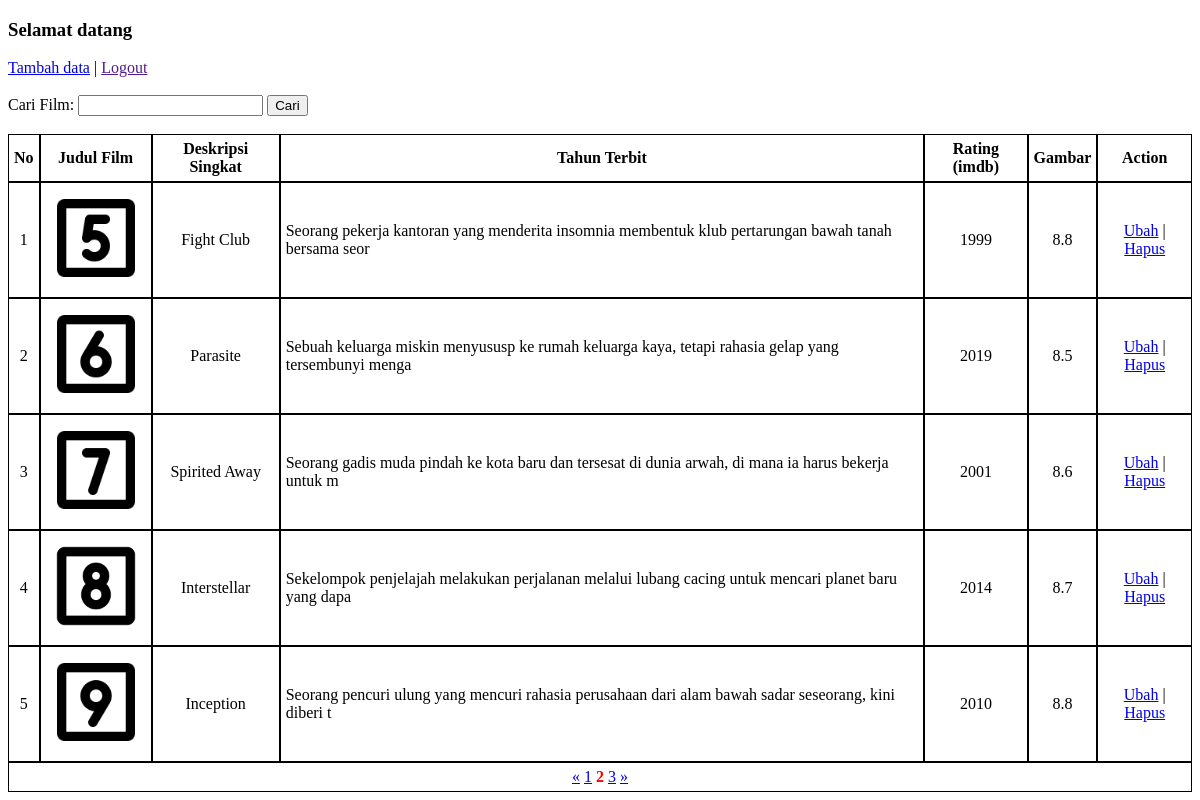
The app's page /index.php?halaman=2 with its own data.
### tables this page shows
CREATE TABLE `datafilm` (
  `id` int(11) NOT NULL,
  `namaFilm` varchar(100) DEFAULT NULL,
  `deskripsiSingkat` varchar(255) DEFAULT NULL,
  `tahunTerbit` varchar(100) DEFAULT NULL,
  `rating` varchar(100) DEFAULT NULL,
  `img` varchar(100) DEFAULT NULL
);

### controller.php (called while the page is built, shortened)
<?php
    $db = mysqli_connect( 'localhost', 'root', '', 'film_library' );
    function query( $query ){
        global $db;
        $queryResult = mysqli_query( $db, $query );
        $rawDatas = [];
        while( $fetchResult = mysqli_fetch_assoc( $queryResult ) ){
            $rawDatas[] = $fetchResult;
        }
        return $rawDatas;
    }
    function index($request) {
        $limit = 5;
        if( isset($_GET['halaman']) < 1){
            $halamanAktif = 1;
        } else {
            $halamanAktif = $_GET['halaman'] ?? 1;
        }
        $index = $halamanAktif * $limit - $limit;
        $queryAllFilms = "SELECT * FROM datafilm LIMIT $index, $limit";
        $datas = query( $queryAllFilms );
        $countAllFilms = query('SELECT * FROM datafilm');
        $totalHalaman = ceil(count( $countAllFilms ) / $limit );
        $result =[ 'datas' => $datas, 'totalHalaman' => $totalHalaman, 'halamanAktif' => $halamanAktif];
        return $result;
    }
?>

### index.php (the view, shortened to what this page needs)
<?php
    require 'controller.php';
    $result = index($_POST) ?? false;
    if ($result != false ){
        $datas = $result['datas'];
        $totalHalaman = $result['totalHalaman'];
        $halamanAktif = $result['halamanAktif'];
    }
?>
<!DOCTYPE html>
<html>
<head>
    <link rel="stylesheet" href="css-index.css">
</head>
<body>
    <h3> Selamat datang </h3>
    <a href="tambah.php"> Tambah data</a>
    <p style="display: inline"> | </p>
    <a href=""> Logout </a>
    <br>
    <br>
    <form method="POST" action="">
        <label for="cariData"> Cari Film: </label> <input type="text" id="cariData" name="cariData" value="<?php $key = $datas[0]['key'] ?? null; echo $key;?>">
        <button type="submit" name="cariButton"> Cari </button>
    </form>
    <br>
    <table>
        <tr>
            <th> No </th>
            <th> Judul Film </th>
            <th> Deskripsi Singkat </th>
            <th> Tahun Terbit </th>
            <th> Rating (imdb) </th>
            <th> Gambar </th>
            <th> Action </th>
        </tr>
        <?php foreach( $datas as $key => $value ) : ?>
            <tr>
                <td> <?= $key + 1  ?> </td>
                <?php if(isset($value['img'])) : ?>
                    <td> <img src="img/<?= $value['img']; ?>" alt="Gambar film <?= $key + 1; ?>" width=100> </td>
                <?php else : ?>
                    <td> <p style="font-style: italic"> (Gambar belum ditambah) </p> </td>
                <?php endif ?>
                <td> <?= $value['namaFilm'] ?> </td>
                <td class="tdExclude"> <?= $value['deskripsiSingkat'] ?> </td>
                <td> <?= $value['tahunTerbit'] ?> </td>
                <td> <?= $value['rating'] ?> </td>
                <td>
                    <a href="ubah.php?id=<?= $value['id']; ?>"> Ubah</a>
                    <p style="display:inline"> | </p>
                    <a href="hapus.php?id=<?= $value['id']; ?>" onclick="return confirm('Apakah yakin untuk menghapus data ini?')"> Hapus</a>
                </td>
            </tr>
        <?php endforeach ?>
         <?php if( $totalHalaman > 1 && !isset($_POST['cariButton'])) : ?>
            <tr>
                <td colspan="7">
                    <?php if( $halamanAktif > 1) : ?>
                        <a href="index.php?halaman=<?= $halamanAktif - 1 ?> ">&laquo;</a>
                    <?php endif ?>
                    <?php for( $j = 1; $j <= $totalHalaman; $j++ ) : ?>
                        <?php if( $j != $halamanAktif ) : ?>
                            <a href="index.php?halaman=<?= $j; ?>"><?= $j; ?></a>
                        <?php else : ?>
                            <p style="font-weight: bold; color: red; display: inline"> <?=$j?> </p>
                        <?php endif ?>
                    <?php endfor ?>
                    <?php if( $halamanAktif < $totalHalaman ) : ?>
                        <a href="index.php?halaman=<?= $halamanAktif + 1 ?>">&raquo;</a>
                    <?php endif ?>
                </td>
            </tr>
        <?php endif ?>
    </table>
</body>
</html>

### css-index.css (style rules this page uses)
th, td { border: 1px solid black; padding: 5px; text-align: center; }
.tdExclude { text-align:left; }
table { border-spacing:0; }

### records on screen
datafilm: img (picture), namaFilm "Fight Club", deskripsiSingkat "Seorang pekerja kantoran yang menderita insomnia membentuk klub pertarungan bawah tanah bersama seor", tahunTerbit "1999", rating "8.8"
datafilm: img (picture), namaFilm "Parasite", deskripsiSingkat "Sebuah keluarga miskin menyususp ke rumah keluarga kaya, tetapi rahasia gelap yang tersembunyi menga", tahunTerbit "2019", rating "8.5"
datafilm: img (picture), namaFilm "Spirited Away", deskripsiSingkat "Seorang gadis muda pindah ke kota baru dan tersesat di dunia arwah, di mana ia harus bekerja untuk m", tahunTerbit "2001", rating "8.6"
datafilm: img (picture), namaFilm "Interstellar", deskripsiSingkat "Sekelompok penjelajah melakukan perjalanan melalui lubang cacing untuk mencari planet baru yang dapa", tahunTerbit "2014", rating "8.7"
datafilm: img (picture), namaFilm "Inception", deskripsiSingkat "Seorang pencuri ulung yang mencuri rahasia perusahaan dari alam bawah sadar seseorang, kini diberi t", tahunTerbit "2010", rating "8.8"
